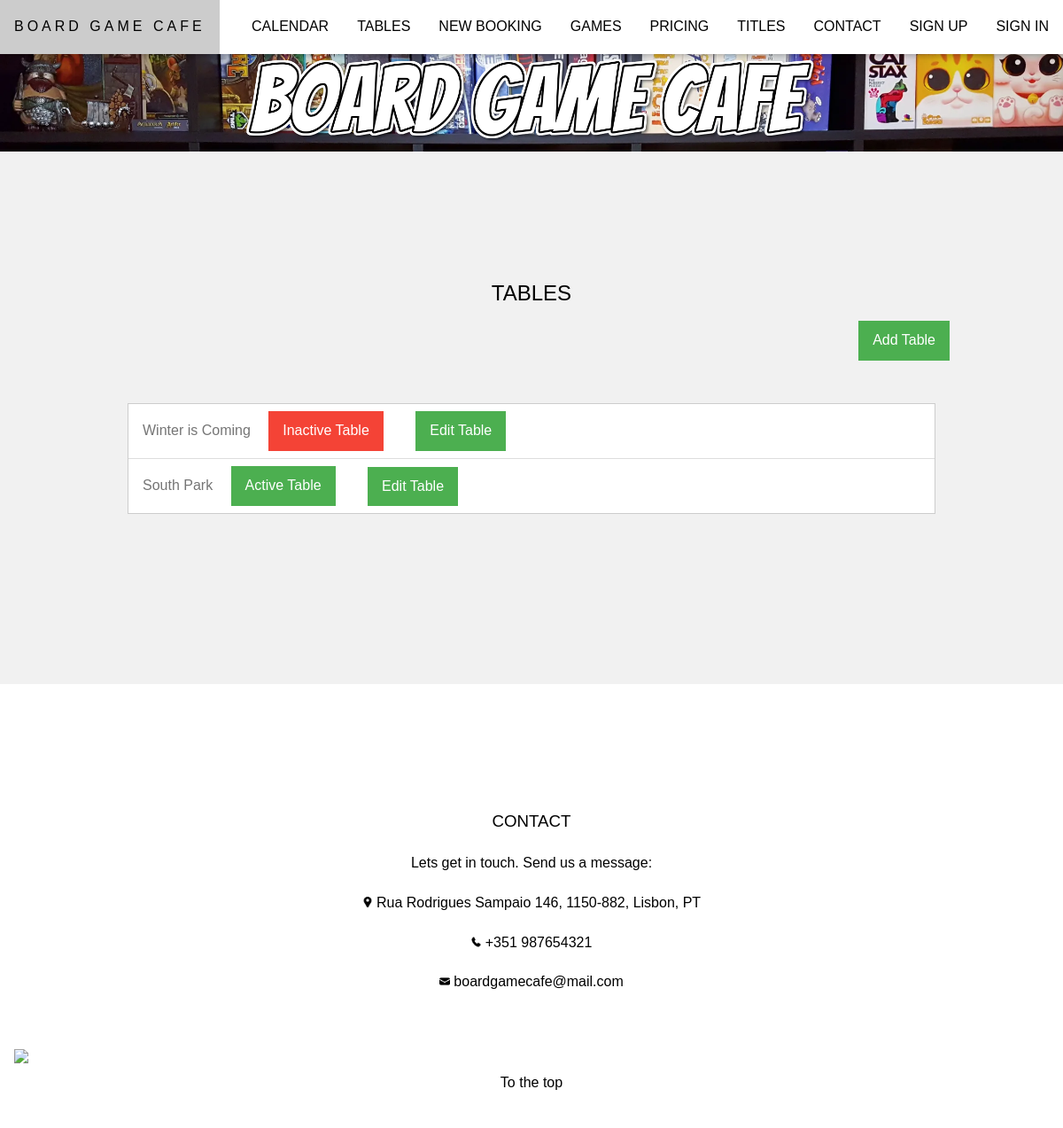
Before: /boardgamecafe/tables with the older database file.
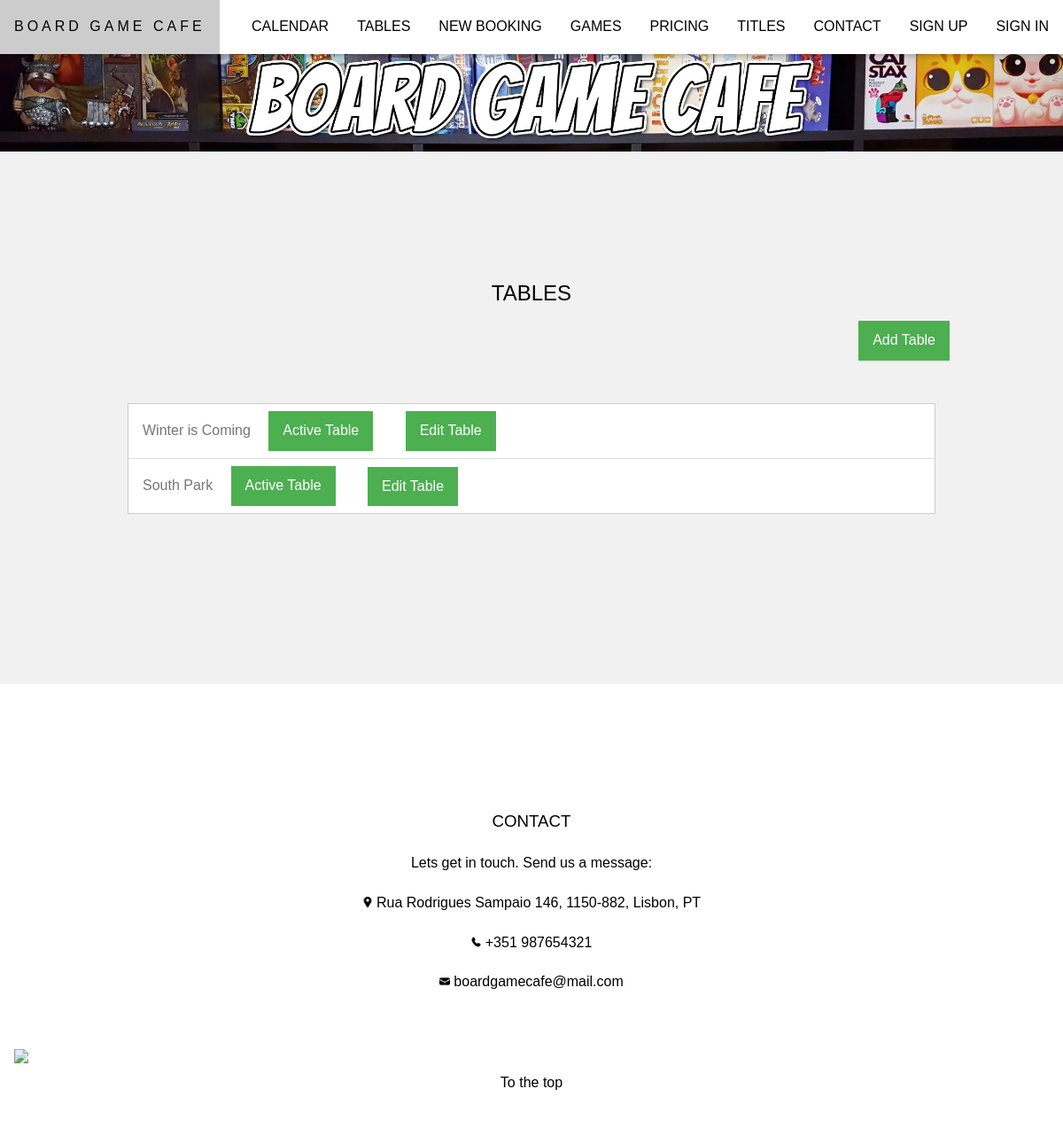
After: the same page with the newer database file.
### boardgamecafe/models.py (models this page shows)
class Table(models.Model):
    name = models.CharField(max_length=50)
    capacity = models.IntegerField(validators=[MinValueValidator(0)])
    log_is_active = models.BooleanField()
    log_date_created = models.DateTimeField()
    log_date_last_update = models.DateTimeField()

### boardgamecafe/views.py (the view)
# urls.py: path('tables', views.tables, name='tables'),
def tables(request):
    if Table.objects.all().count() > 0:
        tables = Table.objects.all()
        return render(request, 'boardgamecafe/tables.html', {'tables': tables})
    return render(request, 'boardgamecafe/tables.html')

### boardgamecafe/templates/boardgamecafe/tables.html (shortened to what this page needs)
{% extends "boardgamecafe/template.html" %}
{% load static %}
{% block content %}
    <section class="w3-light-grey w3-center w3-container" style="padding:128px">
        <h1>TABLES</h1>
        <a class="w3-green w3-button w3-center w3-right" href="{% url 'boardgamecafe:addtable' %}">Add Table</a>
        <br>
        {% if tables %}
            <div class="w3-container w3-content w3-padding-64 w3-center" >
                <ul class="w3-ul w3-border w3-white w3-text-grey">
                    {% for t in tables %}
                    <li class="w3-padding w3-left-align">
                        {{ t.name }}
                        {% if t.log_is_active %}
                            <span class="w3-tag w3-green w3-margin-left w3-margin-right">Active Table</span>
                        {% else %}
                            <span class="w3-tag w3-red w3-margin-left w3-margin-right">Inactive Table</span>
                        {% endif %}
                        <a class="w3-green w3-button w3-right-align w3-margin-left w3-margin-right" href="{%  url 'boardgamecafe:edittable' t.id %}">Edit Table</a>
                    </li>
                    {% endfor %}
                </ul>
            </div>
        {% else %}
            <br>
            <p id="no_tables"> No tables added yet. </p>
        {% endif %}
    </section>
{% endblock %}

Changed rows visible on the page:
changed Table "Winter is Coming": log_is_active "Inactive Table" → "Active Table"
